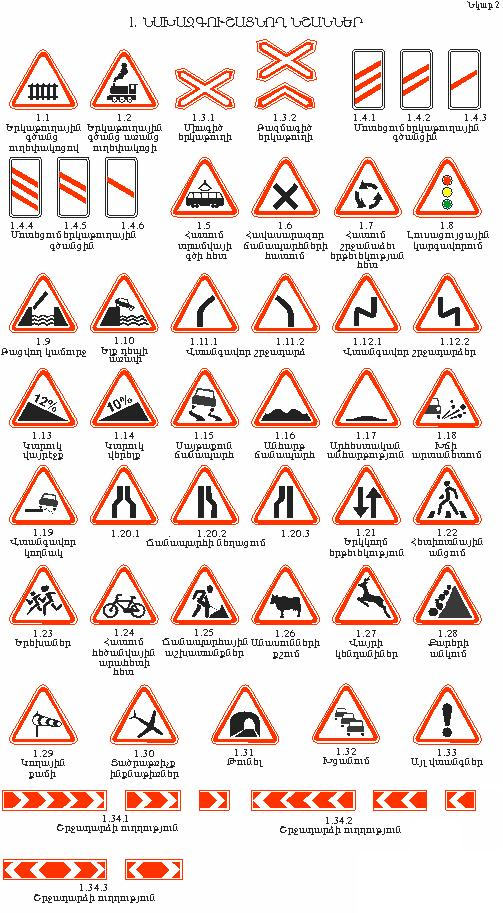
#> input picture scripts/signs/sheets/nkar2.jpg, 503 x 913 px; its folder holds only this picture in this run
$ python extract_traffic_signs.py
#> lines starting #> are read from the running program, lines starting #| are printed output that depends on the picture
#!/usr/bin/env python3
"""Crop official Armenian traffic signs from ARLIS figure sheets and store them.

Source of the pictures: government decision N 955-Ն, appendix 1, figures 2–9
on https://www.arlis.am/hy/acts/73067 (one JPEG per sign group).
Source of the names and meanings: the same appendix, Form N 1.

Each sign is cut out of its group sheet the way question figures are cut out
of the exam books: one drawable per sign, named sign_{code}.webp.
"""
from __future__ import annotations

import re
import sqlite3
import subprocess
from pathlib import Path

from PIL import Image, ImageFilter

REPO = Path(__file__).resolve().parents[1]
EXCERPT = Path(__file__).resolve().parent / "signs" / "official_rules_excerpt.txt"
SHEETS = Path(__file__).resolve().parent / "signs" / "sheets"
DRAWABLE = REPO / "ui/src/commonMain/composeResources/drawable"
DB_PATH = REPO / "database/src/commonMain/resources/license_test_questions.db"
REVIEW = REPO / "scripts/review/traffic-signs.html"

# Figure number on the official page -> category key used in the rules text.
FIGURES = {
    2: "warning",
    3: "priority",
    4: "prohibitory",
    5: "mandatory",
    6: "special",
    7: "information",
    8: "service",
    9: "plate",
}

CATEGORY_TITLES = {
    "warning": "Նախազգուշացնող նշաններ",
    "priority": "Առավելության նշաններ",
    "prohibitory": "Արգելող նշաններ",
    "mandatory": "Թելադրող նշաններ",
    "special": "Հատուկ թելադրանքի նշաններ",
    "information": "Տեղեկատվության նշաններ",
    "service": "Սպասարկման նշաններ",
    "plate": "Լրացուցիչ տեղեկատվության նշաններ",
}

HEADER_RE = re.compile(r"^(\d)\.\s+[Ա-Ֆ]")
CODE_RE = re.compile(r"\d+\.\d+(?:\.\d+)?")
REPEALED_RE = re.compile(r"ուժը կորցրել")
NAME_RE = re.compile(r"«([^»]+)»")


def expand_codes(text: str) -> list[str]:
    """Expand '1.4.1.-1.4.6' and '2.3.2 - 2.3.7' into individual codes, in order."""
    range_re = re.compile(
        r"(\d+\.\d+(?:\.\d+)?)\s*\.?\s*[-–]\s*(\d+\.\d+(?:\.\d+)?)"
    )
    spans = []
    for m in range_re.finditer(text):
        start, end = m.group(1), m.group(2)
        spans.append((m.start(), m.end(), _fill_range(start, end)))
    if not spans:
        return CODE_RE.findall(text)
    out: list[str] = []
    cursor = 0
    for start, end, codes in spans:
        out.extend(CODE_RE.findall(text[cursor:start]))
        out.extend(codes)
        cursor = end
    out.extend(CODE_RE.findall(text[cursor:]))
    # Drop codes that were only the range endpoints already expanded.
    return _dedupe_keep_order(out)


def _fill_range(start: str, end: str) -> list[str]:
    sp, ep = start.split("."), end.split(".")
    if sp[:-1] != ep[:-1]:
        return [start, end]
    prefix = ".".join(sp[:-1])
    a, b = int(sp[-1]), int(ep[-1])
    step = 1 if b >= a else -1
    return [f"{prefix}.{n}" for n in range(a, b + step, step)]


def _dedupe_keep_order(codes: list[str]) -> list[str]:
    seen = set()
    out = []
    for code in codes:
        if code not in seen:
            seen.add(code)
            out.append(code)
    return out


def _clean(text: str) -> str:
    text = text.replace("`", "՝")
    text = re.sub(r"\s*՝\s*«", " «", text)
    text = re.sub(r"\s+", " ", text).strip(" .;՝")
    return text


def parse_signs(path: Path) -> dict[str, list[dict]]:
    """Return {category: [{code, name, description}, ...]} in sheet order."""
    current = None
    grouped: dict[str, list[dict]] = {k: [] for k in CATEGORY_TITLES}
    intro = {k: "" for k in CATEGORY_TITLES}
    keys = list(CATEGORY_TITLES)
    for raw in path.read_text(encoding="utf-8").splitlines():
        line = raw.strip()
        if not line or line.startswith("(") or line.startswith("|"):
            continue
        header = HEADER_RE.match(line)
        if header and "նկար" in line:
            idx = int(header.group(1)) - 1
            if 0 <= idx < len(keys):
                current = keys[idx]
            continue
        if current is None:
            continue
        if not CODE_RE.match(line):
            if not intro[current] and not line.startswith("Դրանք"):
                intro[current] = _clean(line)
            continue
        if REPEALED_RE.search(line) or "«" not in line:
            continue
        first_q = line.find("«")
        if re.search(r"[Ա-Ֆա-և]", line[:first_q]):
            continue
        end = re.search(r"»\s*\.", line)
        head = line[: end.start()] if end else line
        codes = expand_codes(head[: head.find("«")] if "«" in head else head)
        codes.extend(CODE_RE.findall(
            " ".join(re.findall(r"(\d+\.\d+(?:\.\d+)?)\s*[.՝`,]*\s*(?=«)", head))
        ))
        codes = [c for c in _dedupe_keep_order(codes) if c not in {s["code"] for s in grouped[current]}]
        if codes == ["4.8"]:
            codes = ["4.8.1", "4.8.2", "4.8.3"]
        if not codes:
            continue
        names = NAME_RE.findall(line)
        # One shared name, or one name per code when the line lists them.
        if len(names) == len(codes):
            name_for = dict(zip(codes, names))
        elif names:
            name_for = {code: names[0] for code in codes}
        else:
            name_for = {code: "" for code in codes}
        # Meaning is the sentence after the sign's own name, not a later quotation.
        closed = re.search(r"»\s*\.\s*", line)
        after = line[closed.end():] if closed else ""
        shared = _clean(CODE_RE.sub(" ", after))
        for code in codes:
            variant = ""
            m = re.search(
                re.escape(code) + r"\s*[՝`]\s*([^.:]+)",
                line,
            )
            if m and m.group(1).strip(" «»") not in names:
                variant = _clean(m.group(1))
            name = _clean(name_for.get(code) or (names[0] if names else code))
            description = shared or name
            if variant and variant not in description:
                description = f"{description} {code}՝ {variant}.".strip()
            grouped[current].append(
                {
                    "code": code,
                    "name": name,
                    "description": description,
                    "category": current,
                }
            )
    return grouped


def _signish(r: int, g: int, b: int) -> bool:
    mx, mn = max(r, g, b), min(r, g, b)
    if mx > 245 and mn > 235:
        return False
    if mx >= 70 and (mx - mn) > 35:
        return True
    if mx < 90 and mn < 80:
        return True
    return False


def detect_boxes(im: Image.Image) -> list[tuple[int, int, int, int]]:
    w, h = im.size
    px = im.load()
    seen = bytearray(w * h)
    raw: list[list[int]] = []
    for y in range(h):
        for x in range(w):
            i = y * w + x
            if seen[i]:
                continue
            r, g, b = px[x, y][:3]
            if not _signish(r, g, b):
                seen[i] = 1
                continue
            stack = [(x, y)]
            seen[i] = 1
            minx = maxx = x
            miny = maxy = y
            count = 0
            while stack:
                cx, cy = stack.pop()
                count += 1
                minx, maxx = min(minx, cx), max(maxx, cx)
                miny, maxy = min(miny, cy), max(maxy, cy)
                for dx in (-1, 0, 1):
                    for dy in (-1, 0, 1):
                        if dx == 0 and dy == 0:
                            continue
                        nx, ny = cx + dx, cy + dy
                        if nx < 0 or ny < 0 or nx >= w or ny >= h:
                            continue
                        j = ny * w + nx
                        if seen[j]:
                            continue
                        rr, gg, bb = px[nx, ny][:3]
                        if not _signish(rr, gg, bb):
                            seen[j] = 1
                            continue
                        seen[j] = 1
                        stack.append((nx, ny))
            bw, bh = maxx - minx + 1, maxy - miny + 1
            if count >= 80 and 16 <= bw <= 180 and 16 <= bh <= 130:
                raw.append([minx, miny, maxx, maxy])
    keep = []
    for a in raw:
        cx, cy = (a[0] + a[2]) / 2, (a[1] + a[3]) / 2
        area = (a[2] - a[0]) * (a[3] - a[1])
        inside = False
        for b in raw:
            if b is a:
                continue
            if (b[2] - b[0]) * (b[3] - b[1]) <= area:
                continue
            if b[0] - 2 <= cx <= b[2] + 2 and b[1] - 2 <= cy <= b[3] + 2:
                inside = True
                break
        if not inside:
            keep.append(tuple(a))
    keep.sort(key=lambda b: (b[1], b[0]))
    return keep


# [4 lines left out: function _same_row, not called in this run]


def _pair_gap(a, b) -> int | None:
    acy, bcy = (a[1] + a[3]) / 2, (b[1] + b[3]) / 2
    acx, bcx = (a[0] + a[2]) / 2, (b[0] + b[2]) / 2
    if abs(acy - bcy) < 32:
        if a[2] <= b[0]:
            return b[0] - a[2]
        if b[2] <= a[0]:
            return a[0] - b[2]
        return 0
    if abs(acx - bcx) < 24:
        if a[3] <= b[1]:
            return b[1] - a[3]
        if b[3] <= a[1]:
            return a[1] - b[3]
        return 0
    return None


def merge_fragments(boxes: list[tuple[int, int, int, int]], target: int):
    """Join split pieces (chevrons, double crosses, multi-panel signs)."""
    boxes = [list(b) for b in boxes if (b[2] - b[0]) >= 24 or (b[3] - b[1]) >= 28]
    while len(boxes) > target:
        best = None
        best_gap = 999
        for i in range(len(boxes)):
            for j in range(i + 1, len(boxes)):
                gap = _pair_gap(boxes[i], boxes[j])
                ah, bh = boxes[i][3] - boxes[i][1], boxes[j][3] - boxes[j][1]
                limit = 18 if ah <= 32 and bh <= 32 else 4
                if gap is not None and gap < best_gap and gap <= limit:
                    best, best_gap = (i, j), gap
        if best is None:
            break
        i, j = best
        a, b = boxes[i], boxes[j]
        merged = [min(a[0], b[0]), min(a[1], b[1]), max(a[2], b[2]), max(a[3], b[3])]
        boxes = [box for k, box in enumerate(boxes) if k not in best] + [merged]
    return _row_major(boxes)


def _row_major(boxes: list[list[int]]) -> list[tuple[int, int, int, int]]:
    """Reading order: each horizontal row left to right, rows top to bottom."""
    ordered = sorted(boxes, key=lambda b: (b[1] + b[3]) / 2)
    rows: list[list] = []
    for b in ordered:
        cy = (b[1] + b[3]) / 2
        if not rows or abs(cy - rows[-1][0]) > 40:
            rows.append([cy, [b]])
        else:
            rows[-1][1].append(b)
            rows[-1][0] = sum((x[1] + x[3]) / 2 for x in rows[-1][1]) / len(rows[-1][1])
    out = []
    for _, row in rows:
        row.sort(key=lambda b: b[0])
        out.extend(tuple(b) for b in row)
    return out


# [18 lines left out: functions _union, _take_groups, not called in this run]


# Several drawings on the sheet are examples of one code. They are stored as one image.
FIG6_GROUP_SIZES = (
    [1] * 17
    + [7]          # 5.15.2 lane arrows
    + [2, 3]       # 5.15.3, 5.15.4
    + [1, 1, 3]    # 5.15.5, 5.15.6, 5.15.7
    + [1] * 23
)


# [37 lines left out: function _stack_fragments, not called in this run]


def figure6_boxes(im: Image.Image):
    boxes = _row_major([list(b) for b in detect_boxes(im)])
    return _take_groups(boxes, FIG6_GROUP_SIZES)


# [38 lines left out: function figure7_boxes, not called in this run]


def crop(im: Image.Image, box, pad=4) -> Image.Image:
    x0, y0, x1, y1 = box
    x0, y0 = max(0, x0 - pad), max(0, y0 - pad)
    x1, y1 = min(im.width - 1, x1 + pad), min(im.height - 1, y1 + pad)
    tile = im.crop((x0, y0, x1 + 1, y1 + 1))
    # The official sheets are about 500px wide, so each sign is tiny.
    # Lanczos keeps the edges smooth; a light unsharp pass puts the stroke back.
    scale = 8
    tile = tile.resize((tile.width * scale, tile.height * scale), Image.Resampling.LANCZOS)
    return tile.filter(ImageFilter.UnsharpMask(radius=1.2, percent=140, threshold=2))


def image_name(code: str) -> str:
    return "sign_" + code.replace(".", "_")


def save_webp(im: Image.Image, path: Path) -> None:
    png = path.with_suffix(".png")
    im.save(png)
    subprocess.run(
        ["cwebp", "-q", "92", "-m", "6", "-sharp_yuv", "-quiet", str(png), "-o", str(path)],
        check=True,
    )
    png.unlink()


# [52 lines left out: functions write_review, load_db, not called in this run]


def main() -> None:
    grouped = parse_signs(EXCERPT)
#> (reads scripts/signs/official_rules_excerpt.txt from the repository)
    for key, signs in grouped.items():
        print(f"parsed {key:12} {len(signs):3}  {signs[0]['code'] if signs else '-'} .. {signs[-1]['code'] if signs else '-'}")

    saved: list[dict] = []
    for old in DRAWABLE.glob("sign_*.webp"):
        old.unlink()
    for fig, category in FIGURES.items():
        sheet = SHEETS / f"nkar{fig}.jpg"
        signs = grouped[category]
        im = Image.open(sheet).convert("RGB")
#> im is the input picture: PIL image 503x913 RGB; mean R, G, B 235.6, 221.5, 217
        if fig == 6:
            boxes = figure6_boxes(im)
        elif fig == 7:
            boxes = figure7_boxes(im)
        else:
            boxes = merge_fragments(detect_boxes(im), len(signs))
#> the loop in detect_boxes, `for a in raw:` made 59 passes
#> a on passes 1 to 12: [256, 38, 317, 82], [8, 49, 77, 109], [89, 49, 158, 110], [352, 49, 384, 109], [400, 49, 432, 109], [448, 49, 480, 109], [174, 68, 235, 110], [254, 82, 316, 109], [28, 83, 57, 99], [139, 124, 161, 139], [334, 155, 402, 217], [170, 156, 239, 217]
#> the loop in merge_fragments, `while len(boxes) > target:` made 6 passes
#> the loop in _row_major, `for b in ordered:` made 46 passes
#> b on passes 1 to 12: [254, 38, 317, 109], [8, 49, 77, 109], [352, 49, 384, 109], [400, 49, 432, 109], [448, 49, 480, 109], [89, 49, 158, 110], [174, 68, 235, 110], [334, 155, 402, 217], [170, 156, 239, 217], [413, 156, 481, 217], [9, 157, 41, 217], [57, 157, 89, 217]
#> the loop in _row_major, `for _, row in rows:` made 9 passes
        print(f"sheet {fig} {category:12} codes={len(signs):3} boxes={len(boxes):3}")
#| sheet 2 warning      codes= 46 boxes= 46
        if len(boxes) != len(signs):
            raise SystemExit(f"figure {fig}: {len(boxes)} boxes vs {len(signs)} codes")
        for sign, box in zip(signs, boxes):
            name = image_name(sign["code"]) + ".webp"
            save_webp(crop(im, box), DRAWABLE / name)
            saved.append({**sign, "image": name})
#> this loop made 7 passes
#> pass 1, in crop, `tile = im.crop((x0, y0, x1 + 1, y1 + 1))`:
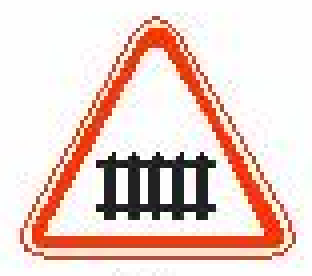
#> tile: PIL image 78x69 RGB (shown 4 times larger); mean R, G, B 233.7, 211.1, 203.7
#> pass 1, in crop, `tile = tile.resize((tile.width * scale, tile.height * scale), Image.Re..`:
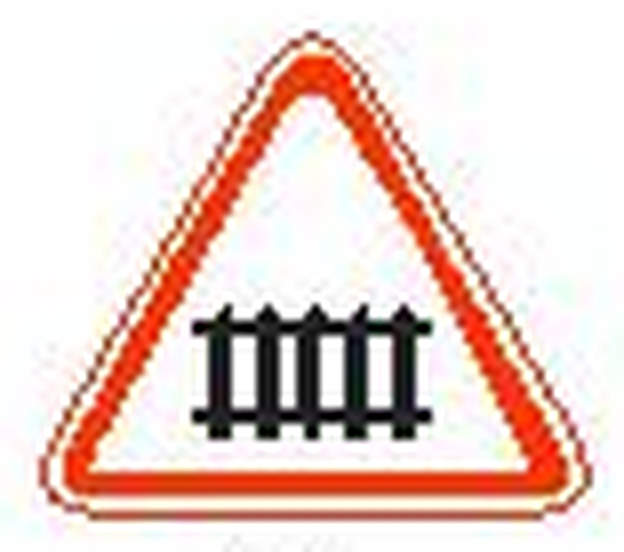
#> tile: PIL image 624x552 RGB; mean R, G, B 232.4, 210.1, 203.1
#> pass 2, in crop (call 2), `tile = im.crop((x0, y0, x1 + 1, y1 + 1))`:
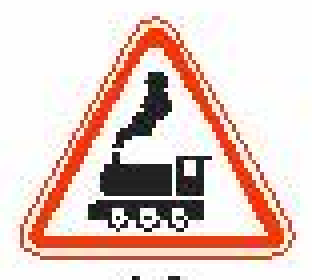
#> tile: PIL image 78x70 RGB (shown 4 times larger); mean R, G, B 227.4, 205.4, 198

    load_db(saved)
    write_review(saved)
    print(f"saved {len(saved)} signs")


if __name__ == "__main__":
#> (the run stopped early here; a loop or call above may not have finished)
